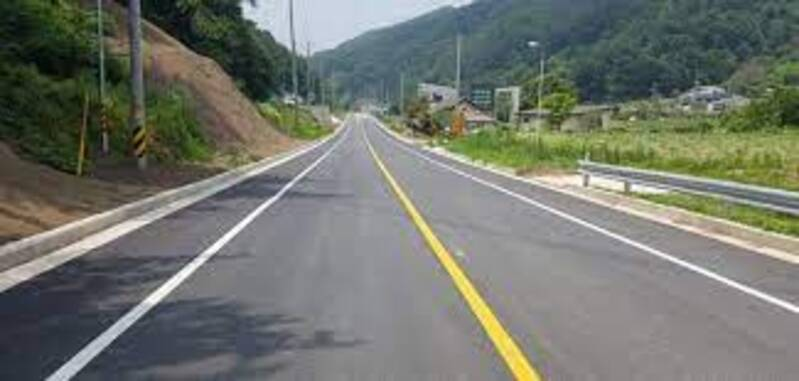
#> input picture OpenCV/LineTracing_image/image/input_image.jpg, 799 x 381 px
$ python LineTrcing_image.py   (older library calls are emulated)
#> lines starting #> are read from the running program, lines starting #| are printed output that depends on the picture; after the words box and inside, x2 and y2 are one past the last pixel; in counts of white or black regions, pixels touching at a corner belong together
import cv2
import numpy as np

# 입력 영상 이미지 경로 해당 소스 파일이 있는 기준
image_path = 'image/input_image.jpg'

def image_read():
    # imread 함수는 입력 영상을 불러오는 함수로, Mat 행렬 형식으로 불러옴
    # 파이썬에서 imread 로 읽어들인 image의 리턴값은 numpy.ndarray 의 타입으로 리턴함
    return cv2.imread(image_path)
#> returned value is the input picture: shape (381, 799, 3); mean B, G, R 108.9, 117.5, 113.8

def image_show(image_name, image):
    # imshow 함수는 영상을 창으로 띄워주는 함수
    # 첫 번째 인자 : 입력 영상 경로
    # 두 번째 인자 : 영상에 띄울 영상
    cv2.imshow(image_name, image)

    # waitKey 함수는 imshow 함수로 띄운 창을 종료 조건을 설정할 수 있는 함수
    # 27을 줄 경우 ESC, 0을 줄 경우 모든 키 입력 등 int 형식으로 값 대입
    cv2.waitKey(0)
    return

def grayscale_converter(image):
    # cv2.cvtColor 함수는 입력 영상의 영상 색상을 변환해주는 함수
    # 첫 번째 인자 : 입력 영상
    # 두 번째 인자 : 변환 모드
    # grayscale_conver 함수는 컬러 입력 영상을 단일 색상 그레이스케일 영상으로 변경
    return cv2.cvtColor(image, cv2.COLOR_RGB2GRAY)
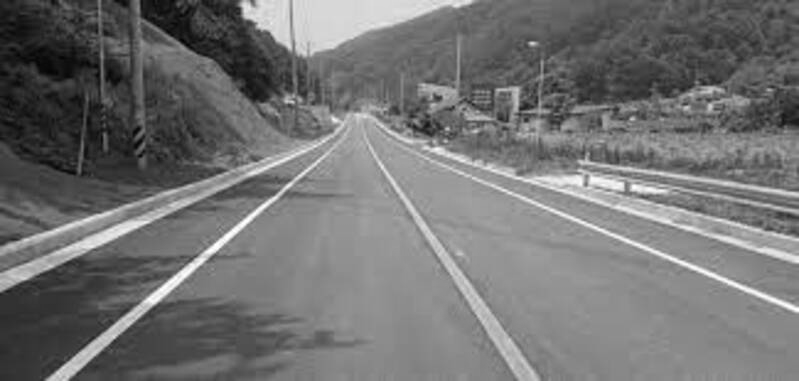
#> returned value: shape (381, 799); min 1, max 255, mean 114.5

def gaussian_blur(image, kerner_size):
    # cv2.GaussianBlur는 가우시안 필터링을 적용하는 함수
    # 첫 번째 인자 : 입력 영상
    # 두 번째 인자 : x, y 방향으로의 커널 편차
    # 세 번째 인자 : 가장자리 픽셀 확장 방식
    return cv2.GaussianBlur(image, (kerner_size, kerner_size), 0)

def canny_edge_detection(image):
    # 입력 영상을 그레이스케일 영상으로 변환
    input_image = grayscale_converter(image)

    # 그레이스케일로 변환된 영상에 가우시안 필터링 추가
    image_blur = cv2.GaussianBlur(input_image, (5, 5), 0)

    # cv2.Canny 함수는 캐니 에지 검출을 적용할 수 있는 함수
    # cv2.Canny 함수는 넓은 범위의 에지를 검출하는데 널리 사용되는 함수
    canny_image = cv2.Canny(image_blur, 50, 150)
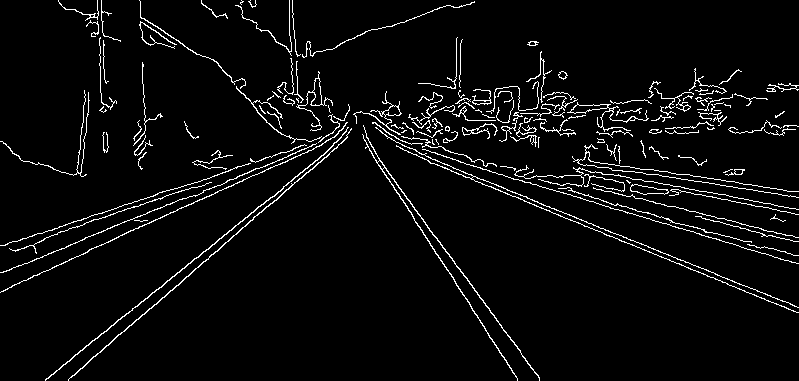
#> canny_image: shape (381, 799); 4.4% white in thin lines or dots
    return canny_image

def roi_detection(image):
    # np.zero_like 함수는 매개변수로 받은 크기의 배열을 배열을 생성하며, 0으로 초기화 되어 있음
    # image_mask 변수에 image 갯수의 배열 생성
    image_mask = np.zeros_like(image)

    # image.shape[0]은 입력 영상의 y축, shape[1]은 x축, shape[2]는 채널로, 이미지의 색상 정보를 의미함
    # image.shape[2] 는 1 = Grayscale, 3 = RGB을 나타내며, 일반적으로 RGB의 순서이지만, OpenCV 에서는 BGR 순서임
    # image.shape 시 일반적인 x-y 순서가 아닌 행렬에서의 y-x 순서로 사용함
    # image_height 변수에 입력 영상 y 크기 대입, image_width 변수에 입력 영상 x 크기 대입
    image_height = image.shape[0]
#> image_height = 381
    image_width = image.shape[1]
#> image_width = 799

    # 각 4개의 좌표를 담는 배열로, ROI 도형 좌표
    points = np.array([[(50, image_height), (290, 150), (400, 150), (image_width-100, image_height)]])

    # cv2.fillPoly 함수는 다각형을 그릴 때 사용하는 함수로, 도형 내부가 채워져 있는 도형을 만듦
    # 첫 번째 인자 : 입력 영상 파일로, image_mask가 0으로 할당된 배열이므로, 검은 화면 영상이 나타남
    # 두 번째 인자 : 도형을 그릴 x, y 좌표로, 차선 내부만 ROI로 잡을 위치로 사용
    # 세 번째 인자 : 도형의 선 색상으로, 내부 ROI 영역만 흰색(255)으로 표시
    # 이 함수는 차선 내부만 ROI로 설정하는 의미
    cv2.fillPoly(image_mask, points, 255)
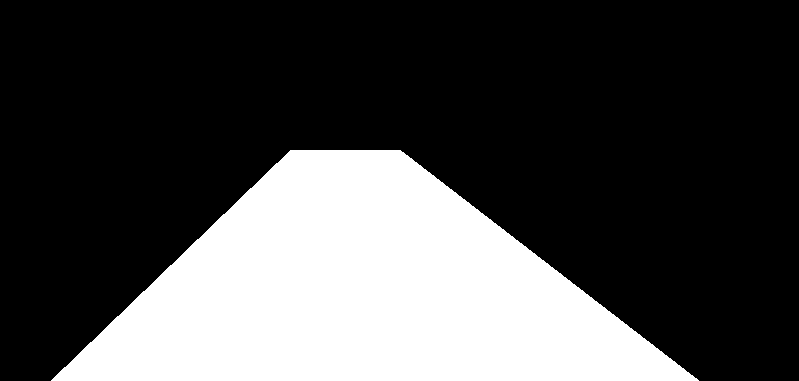
#> image_mask: shape (381, 799); 28.8% white; 1 white region, box (x1, y1, x2, y2) and area: (51, 150, 699, 381) 87703

    # cv2.bitwise_xxx 함수는 비트 연산을 하는 함수로, _and는 and 연산을 위한 함수
    # 영상은 각 행렬 구조로, 각 픽셀마다 고유 값이 있어 비트 연산을 통해 영상의 질을 바꿀 수 있음
    line_image = cv2.bitwise_and(image, image_mask)
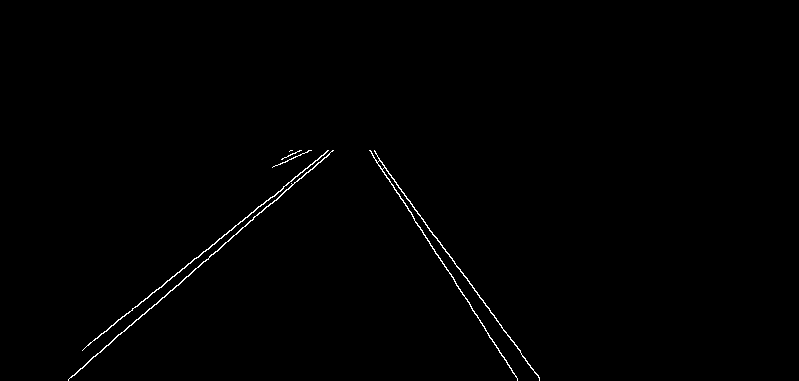
#> line_image: shape (381, 799); 0.58% white in thin lines or dots, all inside (x1, y1, x2, y2) = (68, 150, 540, 381)
    return line_image

    # 선을 그리는 함수로, 인자의 color 값으로 선의 색을 조정, thickness로 선 두께 조정
def draw_line(image, lines, color=[255, 0, 0], thickness=10):
    for i in lines:
        for x1, y1, x2, y2 in i:
            # cv2.line 함수는 선을 그릴 수 있는 함수
            cv2.line(image, (x1, y1), (x2, y2), color, thickness)

def hough_line(image, rho, theta, threshold, min_line_length, max_line_gap):
    # cv2.HoughLinesP 함수는 허프 라인 변환을 할 수 있는 함수
    # 허프 라인 변환이란 라인, 원, 사각형 등 어떠한 특징을 추출하는 것을 말함
#> called with rho = 2, theta = 0.0175, threshold = 90, min_line_length = 120, max_line_gap = 150
    line = cv2.HoughLinesP(image, rho, theta, threshold, minLineLength = min_line_length, maxLineGap = max_line_gap)
#> line = [[369, 150, 517, 378], [83, 349, 328, 150], [68, 379, 306, 172], [374, 151, 539, 379], [68, 380, 333, 150], [379, 160, 539, 380]]

    # 영상의 y, x 축 대입
    image_height = image.shape[0]
#> image_height = 381
    image_width = image.shape[1]
#> image_width = 799

    # 입력 영상을 배열로 초기화 후, 검출 위치에 선을 그림
    line_image = np.zeros((image_height, image_width, 3))
    draw_line(line_image, line)
#> the loop in draw_line, `for i in lines:` made 6 passes
#> after the loop in draw_line, `for i in lines:`:
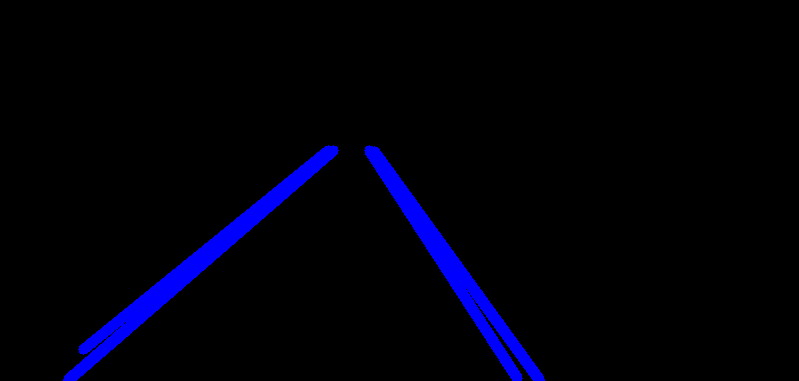
#> image: shape (381, 799, 3) float64; mean of channels 0, 1, 2 10.3, 0, 0; drawn as B, G, R

    return line_image

image = image_read()
copy_image = image.copy()

canny_edge_image = canny_edge_detection(image)

roi_detection_image = roi_detection(canny_edge_image)

line_image = hough_line(roi_detection_image, 2, np.pi/180, 90, 120, 150)

# cv2.addWeighted 함수는 영상 간의 연산 관련 함수
# 첫 번째 인자 : 첫 번째 입력 영상
# 두 번째 인자 : 첫 번째 입력 영상의 비율
# 세 번째 인자 : 두 번째 입력 영상
# 네 번째 인자 : 두 번째 입력 영상의 비율
# 다섯 번째 인자 : 가중치
# 여섯 번째 인자 : 입력 영상 타입 지정
result_image = cv2.addWeighted(copy_image, 0.001, line_image, 0.8, 0.1, dtype=cv2.CV_32F)
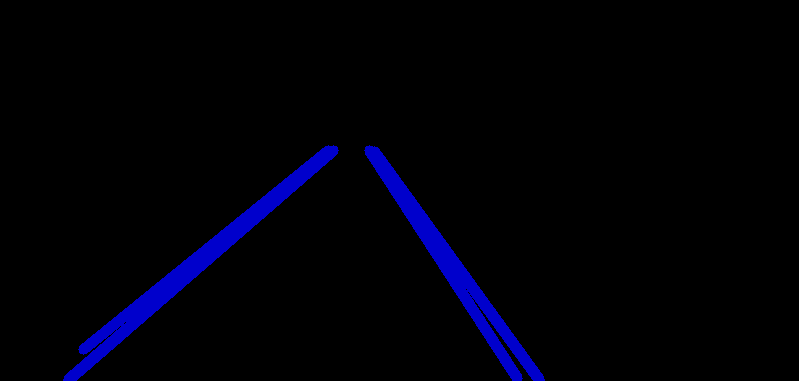
#> result_image: shape (381, 799, 3) float32; mean B, G, R 8.4, 0.2, 0.2

#image_show('roi_detection_image', roi_detection_image)
image_show('line_image', line_image)
#image_show('dst3', result_image)
